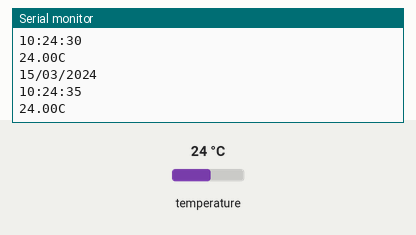
This sketch was run on a simulated Arduino Uno, built with avr-gcc and run on an emulated ATmega328P. On the bench: the last lines printed to the serial monitor. The inputs (shaded band) are chosen by the test bench; at power-on: temperature 24 °C. The local clock reads 2024-03-15 10:24:30 at power-on unless the sketch sets it.

Above: at 5.8 s.
5.9 s: temperature set to 12 °C
At 11.1 s:
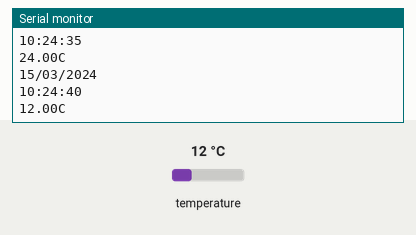
11.9 s: temperature set to 19 °C
At 16.3 s:
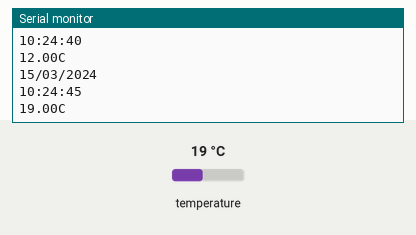
Timing chart, 0 to 17.8 s (numbered marks = the images above; inputs shaded):
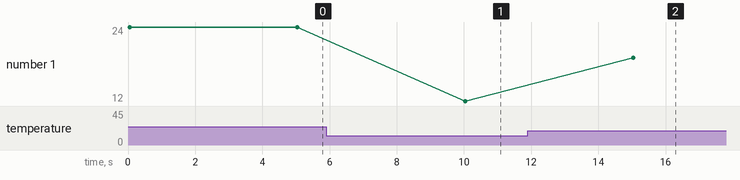

The sketch:

RTC_Teste_Simples.ino
```cpp
#include <Wire.h> //Built-in
#include <RtcDS3231.h> //Library Manager
RtcDS3231<TwoWire> Rtc(Wire);

void setup ()
{
  Serial.begin(9600);
  Rtc.Begin();
  // Obtém a data da compilação
  RtcDateTime data_compilacao = RtcDateTime(__DATE__, __TIME__);
  if (!Rtc.IsDateTimeValid()) //Se relogio está desatualizado
  {
    Serial.println("Relógio está desatualizado!!!");
    Rtc.SetDateTime(data_compilacao); // acerta o relógio com a data da compilação
  }
  if (!Rtc.GetIsRunning()) // Ativa o RTC
  {
    Rtc.SetIsRunning(true);
  }
  RtcDateTime now = Rtc.GetDateTime();
  if (now < data_compilacao) // Verifica se a data está consistente
  {
    Rtc.SetDateTime(data_compilacao);
  }
  // Reset
  Rtc.Enable32kHzPin(false);
  Rtc.SetSquareWavePin(DS3231SquareWavePin_ModeNone);
  Serial.println("Relógio ativado\n");
}

void loop ()
{
  if (!Rtc.IsDateTimeValid()) //Bateria arriou?
  {
    Serial.println("Relógio está desatualizado!!!");
  }
  RtcDateTime now = Rtc.GetDateTime(); // Obtém o horário atual
  Serial.println(formatDate(now,"d/m/y"));
  Serial.println();
  Serial.println(formatTime(now,"h:m:s"));
  Serial.println();
  RtcTemperature temp = Rtc.GetTemperature(); // Obtém temperatura
  Serial.print(temp.AsFloat());
  Serial.println("C");
  delay(5000);
}

// Funções para formatação dos dados
String formatDate(const RtcDateTime& dt, String format)
{
  String d = dt.Day() < 10 ? "0" + String(dt.Day()) : String(dt.Day()) ;
  String m = dt.Month() < 10 ? "0" + String(dt.Month()) : String(dt.Month()) ;
  String y = String(dt.Year()) ;
  format.replace("d",d);
  format.replace("m",m);
  format.replace("y",y);
  return format;
}

String formatTime(const RtcDateTime& dt, String format)
{
  String h = dt.Hour() < 10 ? "0" + String(dt.Hour()) : String(dt.Hour()) ;
  String m = dt.Minute() < 10 ? "0" + String(dt.Minute()) : String(dt.Minute()) ;
  String s = dt.Second() < 10 ? "0" + String(dt.Second()) : String(dt.Second()) ;
  format.replace("h",h);
  format.replace("m",m);
  format.replace("s",s);
  return format;
}
```

Measured:
- after the input at 5.9 s, the serial monitor: prints a new line after 4.1 s (image 1)
- after the input at 11.9 s, the serial monitor: prints a new line after 3.1 s (image 2)
- plotted number 1: 24 → 12 after the input at 5.9 s, 12 → 19 after the input at 11.9 s
